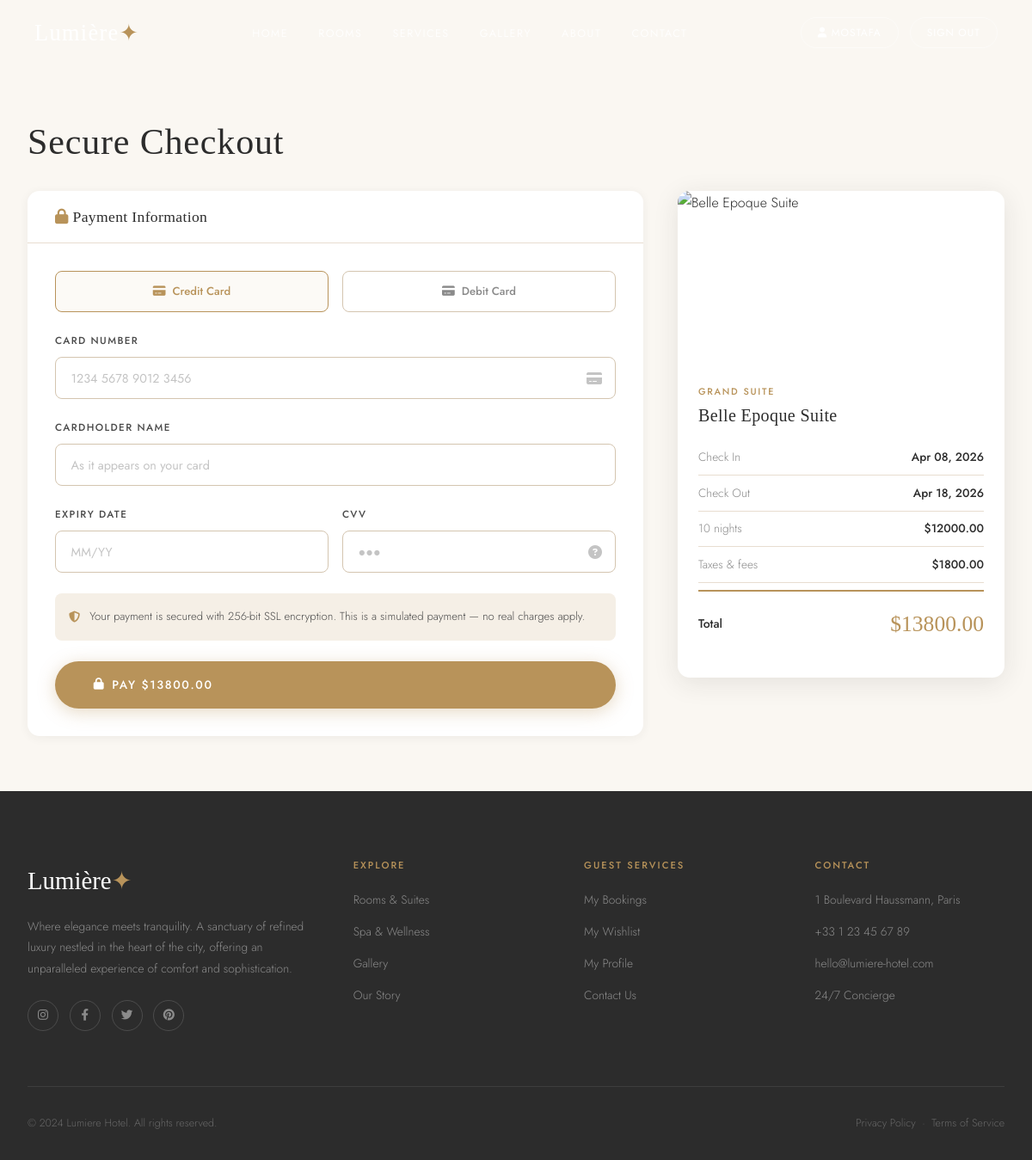
Page /payments/checkout/1/ (signed in) on the committed database.
### bookings/models.py (models this page shows, shortened)
class Booking(models.Model):
    STATUS_CHOICES = [
        ('pending', 'Pending'),
        ('confirmed', 'Confirmed'),
        ('checked_in', 'Checked In'),
        ('checked_out', 'Checked Out'),
        ('cancelled', 'Cancelled'),
    ]
    booking_ref = models.CharField(max_length=20, unique=True, editable=False)
    user = models.ForeignKey(User, on_delete=models.CASCADE, related_name='bookings')
    room = models.ForeignKey(Room, on_delete=models.CASCADE, related_name='bookings')
    check_in = models.DateField()
    check_out = models.DateField()
    guests = models.PositiveIntegerField(default=1)
    status = models.CharField(max_length=20, choices=STATUS_CHOICES, default='pending')
    special_requests = models.TextField(blank=True)
    nights = models.PositiveIntegerField(editable=False, default=0)
    room_price = models.DecimalField(max_digits=10, decimal_places=2, editable=False, default=0)
    taxes = models.DecimalField(max_digits=10, decimal_places=2, editable=False, default=0)
    total_price = models.DecimalField(max_digits=10, decimal_places=2, editable=False, default=0)
    created_at = models.DateTimeField(auto_now_add=True)
    updated_at = models.DateTimeField(auto_now=True)
    class Meta:
        ordering = ['-created_at']

### rooms/models.py (models this page shows, shortened)
class Room(models.Model):
    STATUS_CHOICES = [
        ('available', 'Available'),
        ('occupied', 'Occupied'),
        ('maintenance', 'Under Maintenance'),
    ]
    category = models.ForeignKey(RoomCategory, on_delete=models.CASCADE, related_name='rooms')
    name = models.CharField(max_length=200)
    room_number = models.CharField(max_length=10, unique=True)
    description = models.TextField()
    short_description = models.CharField(max_length=300)
    price_per_night = models.DecimalField(max_digits=10, decimal_places=2)
    max_guests = models.PositiveIntegerField(default=2)
    size_sqm = models.PositiveIntegerField()
    floor = models.PositiveIntegerField(default=1)
    status = models.CharField(max_length=20, choices=STATUS_CHOICES, default='available')
    is_featured = models.BooleanField(default=False)
    has_sea_view = models.BooleanField(default=False)
    has_balcony = models.BooleanField(default=False)
    has_jacuzzi = models.BooleanField(default=False)
    has_fireplace = models.BooleanField(default=False)
    created_at = models.DateTimeField(auto_now_add=True)

class RoomCategory(models.Model):
    name = models.CharField(max_length=100)
    slug = models.SlugField(unique=True)
    description = models.TextField()
    icon = models.CharField(max_length=50, default='bed')
    class Meta:
        verbose_name_plural = 'Room Categories'

### payments/views.py (the view, shortened to what this page needs)
# urls.py: path('checkout/<int:booking_pk>/', views.checkout, name='checkout'),
@login_required
def checkout(request, booking_pk):
    booking = get_object_or_404(Booking, pk=booking_pk, user=request.user)
    if hasattr(booking, 'payment') and booking.payment.status == 'completed':
        return redirect('booking_detail', pk=booking.pk)
    form = PaymentForm(request.POST or None)
    return render(request, 'payments/checkout.html', {'booking': booking, 'form': form})

### payments/forms.py (shortened to what this page needs)
class PaymentForm(forms.Form):
    METHOD_CHOICES = [
        ('credit_card', 'Credit Card'),
        ('debit_card', 'Debit Card'),
    ]
    method = forms.ChoiceField(choices=METHOD_CHOICES)
    card_number = forms.CharField(max_length=19, min_length=16)
    card_name = forms.CharField(max_length=100)
    expiry = forms.CharField(max_length=5)
    cvv = forms.CharField(max_length=4, min_length=3)

### templates/payments/checkout.html (shortened to what this page needs)
{% extends "base/base.html" %}
{% block content %}
<div style="padding-top:76px"></div>
<section class="section-sm">
  <div class="container">
    <h2 style="margin-bottom:2rem">Secure Checkout</h2>
    <div class="booking-layout">
      <div>
        <div class="card">
          <div class="card-header"><h4><i class="fa fa-lock" style="color:var(--gold)"></i> Payment Information</h4></div>
          <div class="card-body">
            <div class="payment-methods">
              <button type="button" class="payment-method-btn active" data-method="credit_card"><i class="fa fa-credit-card"></i> Credit Card</button>
              <button type="button" class="payment-method-btn" data-method="debit_card"><i class="fa fa-credit-card"></i> Debit Card</button>
            </div>
            <form method="post">
              <div class="form-group">
                <label class="form-label">Card Number</label>
                <div class="card-input-wrapper">
                  <input type="text" name="card_number" class="form-control" placeholder="1234 5678 9012 3456" maxlength="19">
                  <i class="fa fa-credit-card"></i>
                </div>
              </div>
              <div class="form-group">
                <label class="form-label">Cardholder Name</label>
                <input type="text" name="card_name" class="form-control" placeholder="As it appears on your card">
              </div>
              <div style="display:grid;grid-template-columns:1fr 1fr;gap:1rem">
                <div class="form-group">
                  <label class="form-label">Expiry Date</label>
                  <input type="text" name="expiry" class="form-control" placeholder="MM/YY" maxlength="5">
                </div>
                <div class="form-group">
                  <label class="form-label">CVV</label>
                  <div class="card-input-wrapper">
                    <input type="password" name="cvv" class="form-control" placeholder="&#9679;&#9679;&#9679;" maxlength="4">
                    <i class="fa fa-question-circle"></i>
                  </div>
                </div>
              </div>
              <div style="background:var(--beige-light);padding:1rem;border-radius:var(--radius-sm);margin-bottom:1.5rem;display:flex;align-items:center;gap:.7rem;font-size:.82rem;color:var(--charcoal-light)">
                <i class="fa fa-shield-alt" style="color:var(--gold)"></i>
                Your payment is secured with 256-bit SSL encryption. This is a simulated payment — no real charges apply.
              </div>
              <button type="submit" class="btn btn-primary w-100 btn-lg">
                <i class="fa fa-lock"></i> Pay ${{ booking.total_price }}
              </button>
            </form>
          </div>
        </div>
      </div>
      <div>
        <div class="booking-summary-card">
          {% with booking.room.images.first as img %}
          <div class="booking-summary-img">
            {% if img %}<img src="{{ img.image.url }}" alt="{{ booking.room.name }}">
            {% else %}<img src="https://images.unsplash.com/photo-1631049307264-da0ec9d70304?w=500&q=80" alt="{{ booking.room.name }}">{% endif %}
          </div>
          {% endwith %}
          <div class="booking-summary-body">
            <div class="room-category">{{ booking.room.category.name }}</div>
            <h4>{{ booking.room.name }}</h4>
            <div class="booking-detail-row"><span class="label">Check In</span><span class="value">{{ booking.check_in|date:"M d, Y" }}</span></div>
            <div class="booking-detail-row"><span class="label">Check Out</span><span class="value">{{ booking.check_out|date:"M d, Y" }}</span></div>
            <div class="booking-detail-row"><span class="label">{{ booking.nights }} night{{ booking.nights|pluralize }}</span><span class="value">${{ booking.room_price }}</span></div>
            <div class="booking-detail-row"><span class="label">Taxes &amp; fees</span><span class="value">${{ booking.taxes }}</span></div>
            <div class="booking-total-row"><span class="label">Total</span><span class="value">${{ booking.total_price }}</span></div>
          </div>
        </div>
      </div>
    </div>
  </div>
</section>
{% endblock %}

### static/css/main.css (style rules this page uses)
:root { --cream: #FAF7F2; --white: #FFFFFF; --beige-light: #F5EFE6; --beige: #E8DDD0; --beige-dark: #D4C5B0; --gold-light: #C9A96E; --gold: #B8935A; --gold-dark: #9A7A48; --brown: #6B5744; --charcoal: #2C2C2C; --charcoal-light: #4A4A4A; --gray: #8A8A8A; --gray-light: #C4C4C4; --shadow-sm: 0 2px 12px rgba(44,44,44,0.06); --shadow-md: 0 6px 30px rgba(44,44,44,0.10); --shadow-lg: 0 16px 60px rgba(44,44,44,0.14); --radius-sm: 8px; --radius-md: 14px; --radius-lg: 24px; --transition: all 0.35s cubic-bezier(0.4,0,0.2,1); --font-serif: 'Cormorant Garamond', Georgia, serif; --font-sans: 'Jost', system-ui, sans-serif; }
*,*::before,*::after { box-sizing:border-box;margin:0;padding:0 }
html { scroll-behavior:smooth }
body { font-family:var(--font-sans);background:var(--cream);color:var(--charcoal);line-height:1.7;font-weight:300;overflow-x:hidden }
h1,h2,h3,h4,h5 { font-family:var(--font-serif);font-weight:400;line-height:1.2;color:var(--charcoal);letter-spacing:0.02em }
h2 { font-size:clamp(1.9rem,3.5vw,3rem) }
h4 { font-size:1.3rem }
.btn { display:inline-flex;align-items:center;gap:0.5rem;padding:0.85rem 2rem;border-radius:50px;font-family:var(--font-sans);font-size:0.78rem;font-weight:500;letter-spacing:0.12em;text-transform:uppercase;transition:var(--transition);cursor:pointer;border:none }
.btn-primary { background:var(--gold);color:var(--white);box-shadow:0 4px 20px rgba(184,147,90,0.35) }
.btn-lg { padding:1.1rem 2.8rem;font-size:0.85rem }
.section-sm { padding:4rem 2rem }
.container { max-width:1200px;margin:0 auto }
.room-category { font-size:0.68rem;font-weight:500;letter-spacing:0.16em;text-transform:uppercase;color:var(--gold);margin-bottom:0.4rem }
.form-group { margin-bottom:1.5rem }
.form-label { display:block;font-size:0.73rem;font-weight:500;letter-spacing:0.12em;text-transform:uppercase;color:var(--charcoal-light);margin-bottom:0.5rem }
.form-control { width:100%;padding:0.85rem 1.1rem;border:1px solid var(--beige-dark);border-radius:var(--radius-sm);background:var(--white);font-family:var(--font-sans);font-size:0.9rem;color:var(--charcoal);transition:var(--transition);outline:none }
.form-control::placeholder { color:var(--gray-light) }
.booking-layout { display:grid;grid-template-columns:1fr 380px;gap:2.5rem;align-items:start }
.booking-summary-card { background:var(--white);border-radius:var(--radius-md);overflow:hidden;box-shadow:var(--shadow-md);position:sticky;top:100px }
.booking-summary-img { height:200px;overflow:hidden }
.booking-summary-img img { width:100%;height:100%;object-fit:cover }
.booking-summary-body { padding:1.5rem }
.booking-summary-body h4 { margin-bottom:1rem;font-size:1.25rem }
.booking-detail-row { display:flex;justify-content:space-between;align-items:center;padding:0.55rem 0;border-bottom:1px solid var(--beige);font-size:0.85rem }
.booking-detail-row .label { color:var(--gray) }
.booking-detail-row .value { font-weight:500;color:var(--charcoal) }
.booking-total-row { display:flex;justify-content:space-between;align-items:center;padding:1rem 0;border-top:2px solid var(--gold);margin-top:0.5rem }
.booking-total-row .label { font-weight:500;font-size:0.88rem }
.booking-total-row .value { font-family:var(--font-serif);font-size:1.6rem;color:var(--gold) }
.payment-methods { display:flex;gap:1rem;margin-bottom:1.5rem }
.payment-method-btn { flex:1;padding:0.85rem;border:1.5px solid var(--beige-dark);border-radius:var(--radius-sm);display:flex;align-items:center;justify-content:center;gap:0.5rem;cursor:pointer;font-size:0.82rem;font-weight:500;color:var(--gray);background:var(--white);transition:var(--transition);font-family:var(--font-sans) }
.payment-method-btn.active,.payment-method-btn:hover { border-color:var(--gold);color:var(--gold);background:rgba(184,147,90,0.05) }
.card-input-wrapper { position:relative }
.card-input-wrapper i { position:absolute;right:1rem;top:50%;transform:translateY(-50%);color:var(--gray-light) }
.card { background:var(--white);border-radius:var(--radius-md);box-shadow:var(--shadow-sm);overflow:hidden }
.card-body { padding:2rem }
.card-header { padding:1.2rem 2rem;border-bottom:1px solid var(--beige);display:flex;align-items:center;justify-content:space-between }
.card-header h4 { font-size:1.1rem;margin:0 }
.w-100 { width:100% }

### rows in the picture
Booking: total_price "13800.00", room.category.name "GRAND SUITE", room.name "Belle Epoque Suite", check_in "Apr 08, 2026", check_out "Apr 18, 2026", nights "10", room_price "12000.00", taxes "1800.00"
